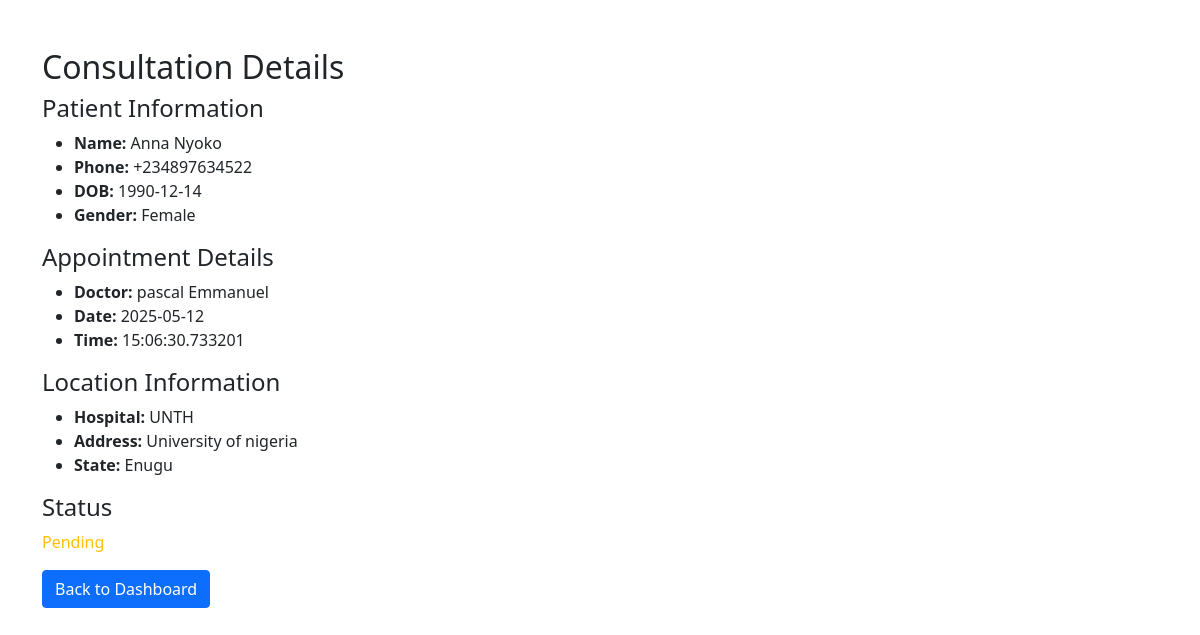
Page /consultation/1 (signed in) on the committed database.
### run.py (models this page shows, shortened)
class User(db.Model, UserMixin):  # Patient
    id = db.Column(db.Integer, primary_key=True)
    name = db.Column(db.String(120), nullable=False)
    email = db.Column(db.String(120), unique=True, nullable=False)
    phone = db.Column(db.String(15), nullable=False)
    dob = db.Column(db.Date, nullable=False)
    gender = db.Column(db.String(10), nullable=False)
    marital_status = db.Column(db.String(20), nullable=False)
    address = db.Column(db.String(200), nullable=False)
    state = db.Column(db.String(50), nullable=False)
    password_hash = db.Column(db.String(128), nullable=False)

class Doctor(db.Model):
    id = db.Column(db.Integer, primary_key=True)
    name = db.Column(db.String(100))
    email = db.Column(db.String(100))
    phone = db.Column(db.String(20))
    dob = db.Column(db.Date)
    gender = db.Column(db.String(10))
    marital_status = db.Column(db.String(20))
    address = db.Column(db.String(200))
    state = db.Column(db.String(50))
    hospital_id = db.Column(db.Integer, db.ForeignKey('hospital.id'))
    password = db.Column(db.String(200))  # <-- Add this line
    hospital = db.relationship('Hospital', backref='doctors')

class Consultation(db.Model):
    id = db.Column(db.Integer, primary_key=True)
    user_id = db.Column(db.Integer, db.ForeignKey('user.id'))
    doctor_id = db.Column(db.Integer, db.ForeignKey('doctor.id'))
    status = db.Column(db.String(20), default="Pending")  # Pending, Approved, Rejected
    appointment_date = db.Column(db.Date)
    appointment_time = db.Column(db.Time)
    user = db.relationship('User', backref='consultations')
    doctor = db.relationship('Doctor', backref='consultations')

class Hospital(db.Model):
    id = db.Column(db.Integer, primary_key=True)
    name = db.Column(db.String(100), nullable=False)
    state = db.Column(db.String(50), nullable=False)
    address = db.Column(db.String(200), nullable=True)
    phone = db.Column(db.String(15), nullable=True)

### run.py (the view)
@app.route('/consultation/<int:consultation_id>')
@login_required
def consultation_details(consultation_id):
    consultation = Consultation.query.get_or_404(consultation_id)
    if consultation.user_id != current_user.id:
        abort(403)  # Forbidden if user tries to access someone else's record
    return render_template('consultation_details.html', consultation=consultation)

### run.py (called while the page is built)
@login_manager.user_loader
def load_user(user_id):
    user = User.query.get(int(user_id))
    if user:
        return user
    return Doctor.query.get(int(user_id))  # fallback

### templates/consultation_details.html (shortened to what this page needs)
<!DOCTYPE html>
<html>
<head>
    <link href="https://cdn.jsdelivr.net/npm/bootstrap@5.1.3/dist/css/bootstrap.min.css" rel="stylesheet">
</head>
<body class="container mt-5">
    <h2>Consultation Details</h2>
    <h4>Patient Information</h4>
    <ul>
        <li><strong>Name:</strong> {{ consultation.user.name }}</li>
        <li><strong>Phone:</strong> {{ consultation.user.phone }}</li>
        <li><strong>DOB:</strong> {{ consultation.user.dob }}</li>
        <li><strong>Gender:</strong> {{ consultation.user.gender }}</li>
    </ul>
    <h4>Appointment Details</h4>
    <ul>
        <li><strong>Doctor:</strong> {{ consultation.doctor.name }}</li>
        <li><strong>Date:</strong> {{ consultation.appointment_date }}</li>
        <li><strong>Time:</strong> {{ consultation.appointment_time }}</li>
    </ul>
    <h4>Location Information</h4>
    <ul>
        <li><strong>Hospital:</strong> {{ consultation.doctor.hospital.name }}</li>
        <li><strong>Address:</strong> {{ consultation.doctor.hospital.address }}</li>
        <li><strong>State:</strong> {{ consultation.doctor.hospital.state }}</li>
    </ul>
    <h4>Status</h4>
    <p>
        {% if consultation.status == 'Pending' %}
            <span class="text-warning">Pending</span>
        {% elif consultation.status == 'Approved' %}
            <span class="text-success">Approved</span>
        {% else %}
            <span class="text-danger">Rejected</span>
        {% endif %}
    </p>
    <a href="{{ url_for('user_dashboard') }}" class="btn btn-primary">Back to Dashboard</a>
</body>
</html>

### rows in the picture
User: user.name "Anna Nyoko", user.phone "+234897634522", user.dob "1990-12-14", user.gender "Female"
Doctor: doctor.name "pascal Emmanuel"
Consultation: appointment_date "2025-05-12", appointment_time "15:06:30.733201"
Hospital: doctor.hospital.name "UNTH", doctor.hospital.address "University of nigeria", doctor.hospital.state "Enugu"
